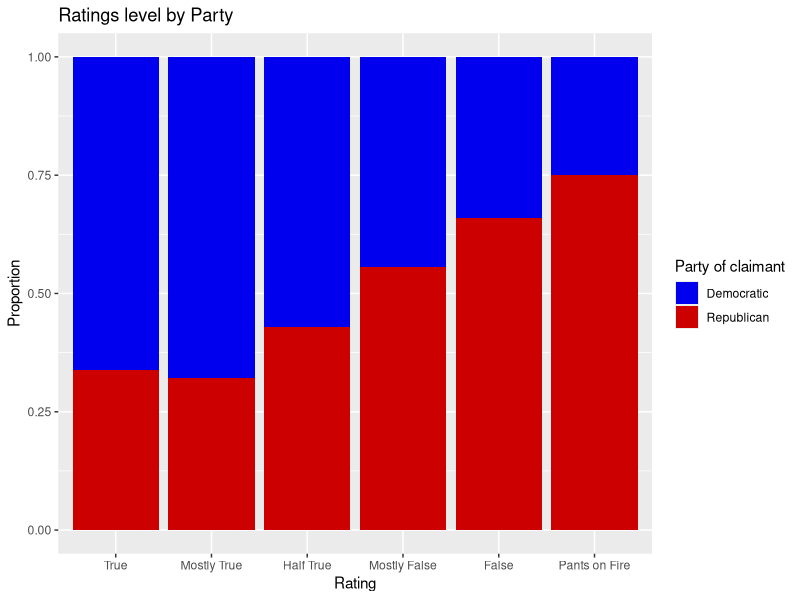

This figure's R source:
## ---- chunk 1
knitr::opts_chunk$set(echo = TRUE)
library(tidyverse)
library(knitr)
## ---- chunk 2
pf_final <- read_csv("pf_final.csv")
tagged_claims <- read_csv("tagged_claims_for_join.csv")
## ---- chunk 3
full_data <- pf_final %>%
  left_join(tagged_claims, by = c("text" = "text",
                                  "title" = "title",
                                  "claimant_party" = "claimant_party",
                                  "url" = "url",
                                  "textualRating" = "textualRating",
                                  "ratingsimp" = "ratingsimp",
                                  "T/F RQ1" = "T/F RQ1",
                                  "claimant_canonical_name" = 
                                    "claimant_canonical_name"))

## ---- chunk 4
#narrowed_full_data <- full_data %>%
  #select(url, title, reviewDate, text, claimDate, claimant_canonical_name, claimant_party, textualRating, `T/F RQ1`, #claimYear:`Media and Communications`)
## ---- chunk 5
clean_full_data <- full_data %>%
  mutate(textualRating = case_when(textualRating == "TRUE" ~ "True", 
                   textualRating == "FALSE" ~"False", 
                   textualRating == "Mostly True" ~ "Mostly True", 
                   textualRating == "Half True" ~ "Half True", 
                   textualRating == "Mostly False" ~ "Mostly False", 
                   textualRating == "Pants on Fire" ~ "Pants on Fire"))
clean_full_data$textualRating <- factor(clean_full_data$textualRating,
                                 levels = c("True", 
                                            "Mostly True", 
                                            "Half True", 
                                            "Mostly False", 
                                            "False", 
                                            "Pants on Fire"))
## ---- chunk 6
write.csv(clean_full_data, 'TF_tagged_PF.csv', row.names = FALSE)
## ---- chunk 7
ggplot(clean_full_data, aes(x = textualRating, fill = claimant_party)) + 
 geom_bar(position = "fill") + 
  scale_fill_manual( values = c("blue2", "red3")) + 
  labs(title = "Ratings level by Party",
       x = "Rating", 
       y = "Proportion", 
       fill = "Party of claimant")
## ---- chunk 8

